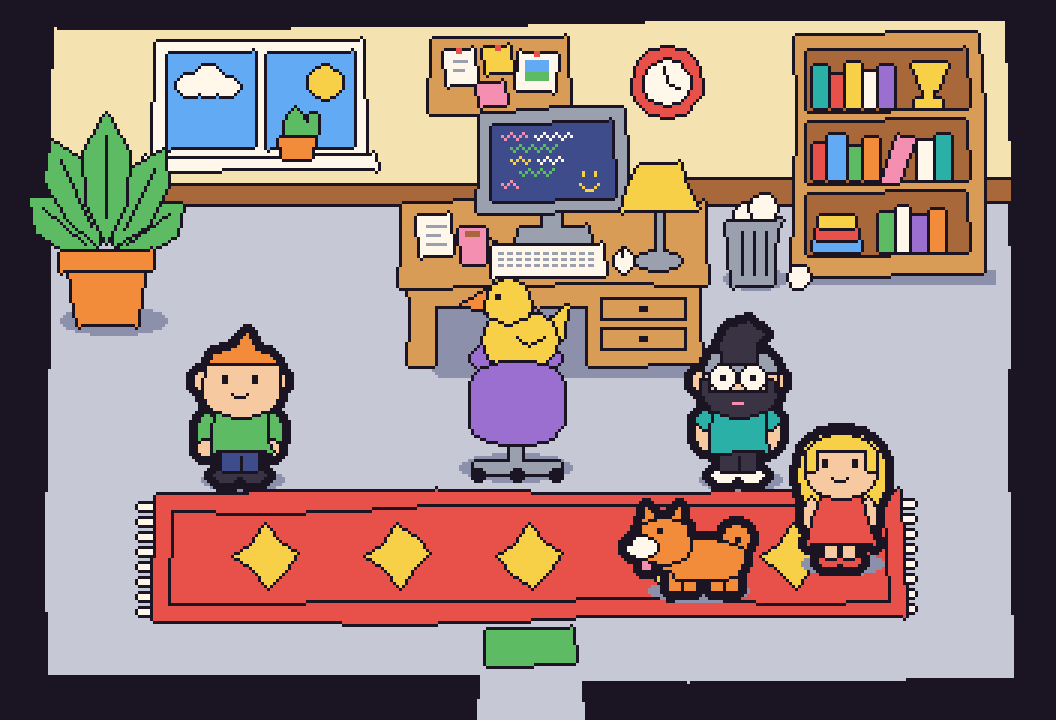
#> input picture art-tests/claude-drawn/directions/d02-naive-flat.png, 1056 x 720 px, given in place of d01-muted-world.png, which was not available
$ python make_sheet.py
#> lines starting #> are read from the running program, lines starting #| are printed output that depends on the picture
# All ten direction stills on one labelled sheet: directions.png, two columns, each still at full size.
# usage (repo root): python3 -I art-tests/claude-drawn/directions/make_sheet.py
import os
from PIL import Image, ImageDraw, ImageFont

HERE = os.path.dirname(os.path.abspath(__file__))
NAMES = ['Muted world, loud clickables', 'Naive flat cartoon', 'Neon flat minimalism', 'One-bit plus one accent',
         'Lamp-lit dusk', 'Lived-in clutter', 'Soft diorama', 'Desktop chrome', 'Portrait-led PC-98', 'Paper cut-out']
W, H, BAR, GAP = 1056, 720, 44, 12
SLUGS = ['muted-world', 'naive-flat', 'neon-flat', 'one-bit', 'lamp-lit-dusk', 'lived-in-clutter', 'soft-diorama', 'desktop-chrome', 'portrait-pc98', 'paper-cutout']
files = [os.path.join(HERE, 'd%02d-%s.png' % (i + 1, s)) for i, s in enumerate(SLUGS)]
sheet = Image.new('RGB', (2 * W + GAP, 5 * (H + BAR + GAP) - GAP), (14, 12, 20))
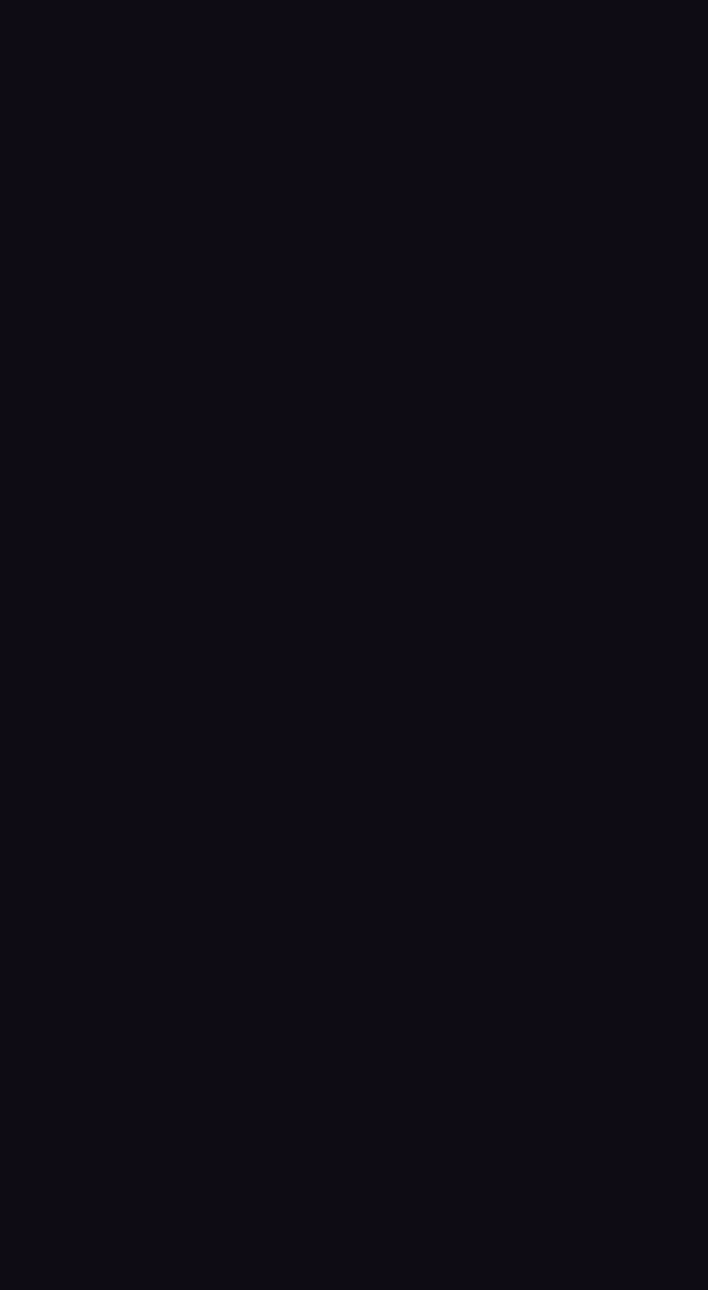
#> sheet: PIL image 2124x3868 RGB (shown at 1/3 size); mean R, G, B 14, 12, 20
font = ImageFont.load_default()
for i, f in enumerate(files):
    im = Image.open(f).convert('RGB')
    assert im.size == (W, H), (f, im.size)
    x, y = i % 2 * (W + GAP), i // 2 * (H + BAR + GAP)
    label = Image.new('RGB', (W // 3, BAR // 3), (14, 12, 20))          # small text, enlarged 3x with hard edges
    ImageDraw.Draw(label).text((3, 2), '%d. %s' % (i + 1, NAMES[i]), fill=(255, 255, 255), font=font)
    sheet.paste(label.resize((W, BAR // 3 * 3), Image.NEAREST), (x, y))
    sheet.paste(im, (x, y + BAR))
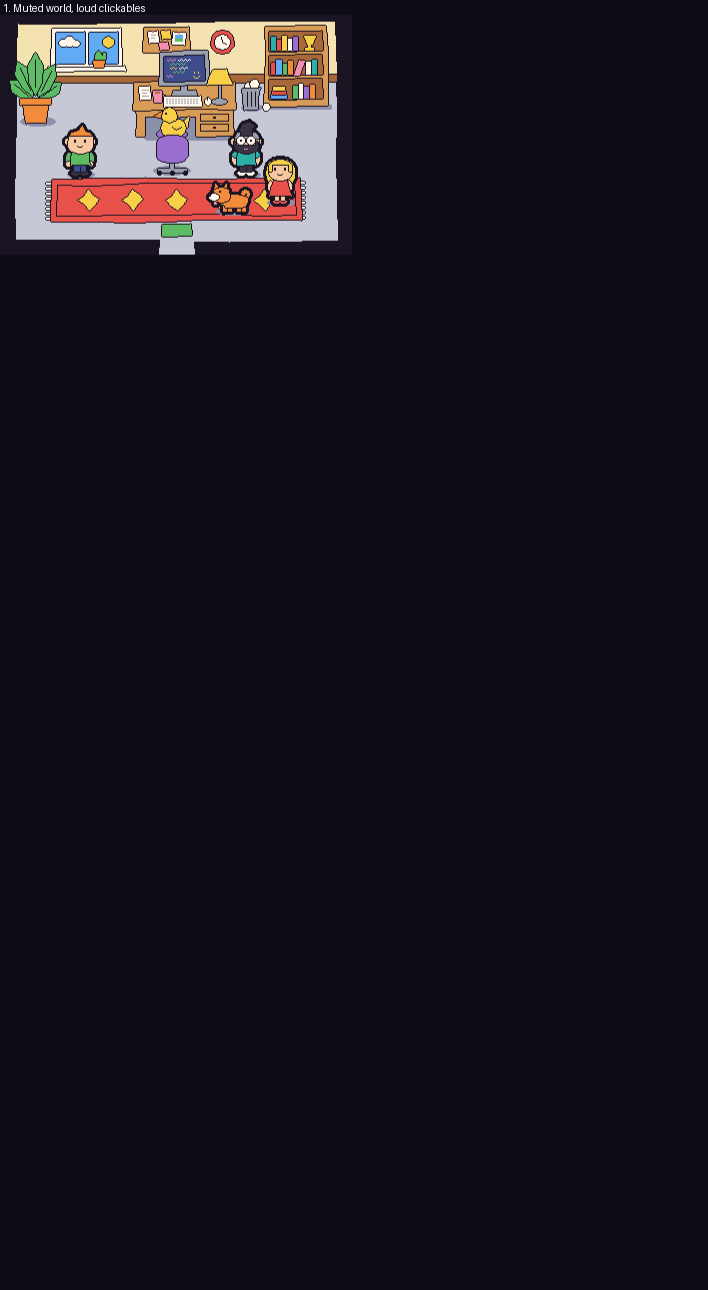
#> sheet: PIL image 2124x3868 RGB (shown at 1/3 size); mean R, G, B 27, 23.2, 30
#> pass 3 of the loop `for i, f in enumerate(files):`:
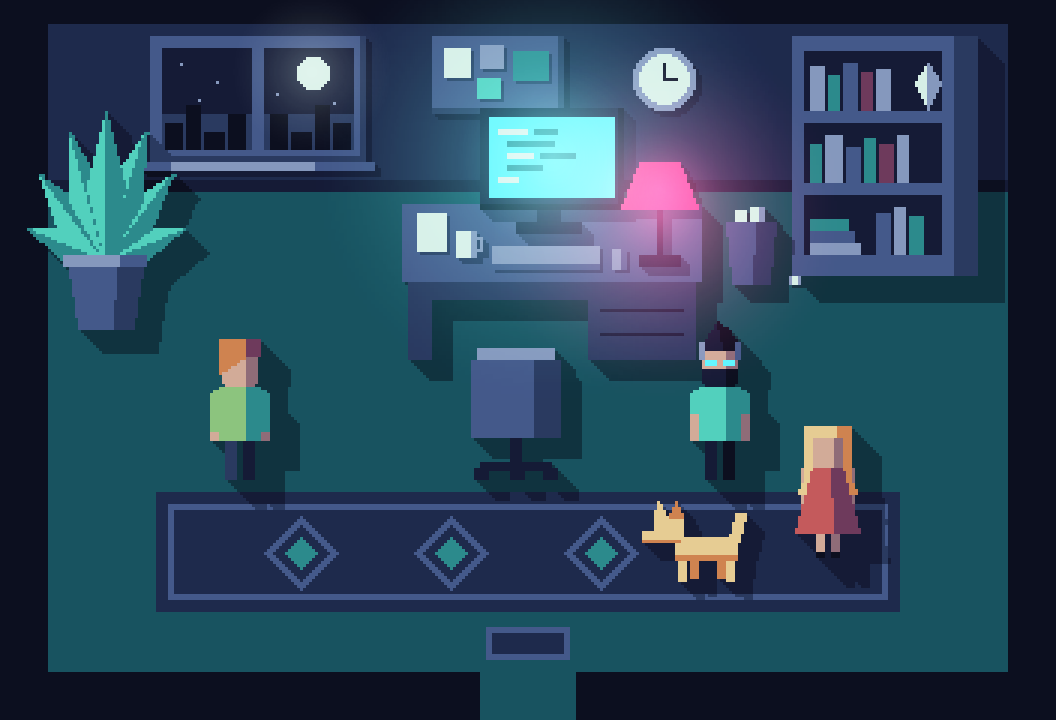
#> input picture art-tests/claude-drawn/directions/d03-neon-flat.png, 1056 x 720 px
#> im is the input picture: PIL image 1056x720 RGB; mean R, G, B 41.6, 70.2, 91.4
#> `sheet.paste(label.resize((W, BAR // 3 * 3), Image.NEAREST), (x, y))`:
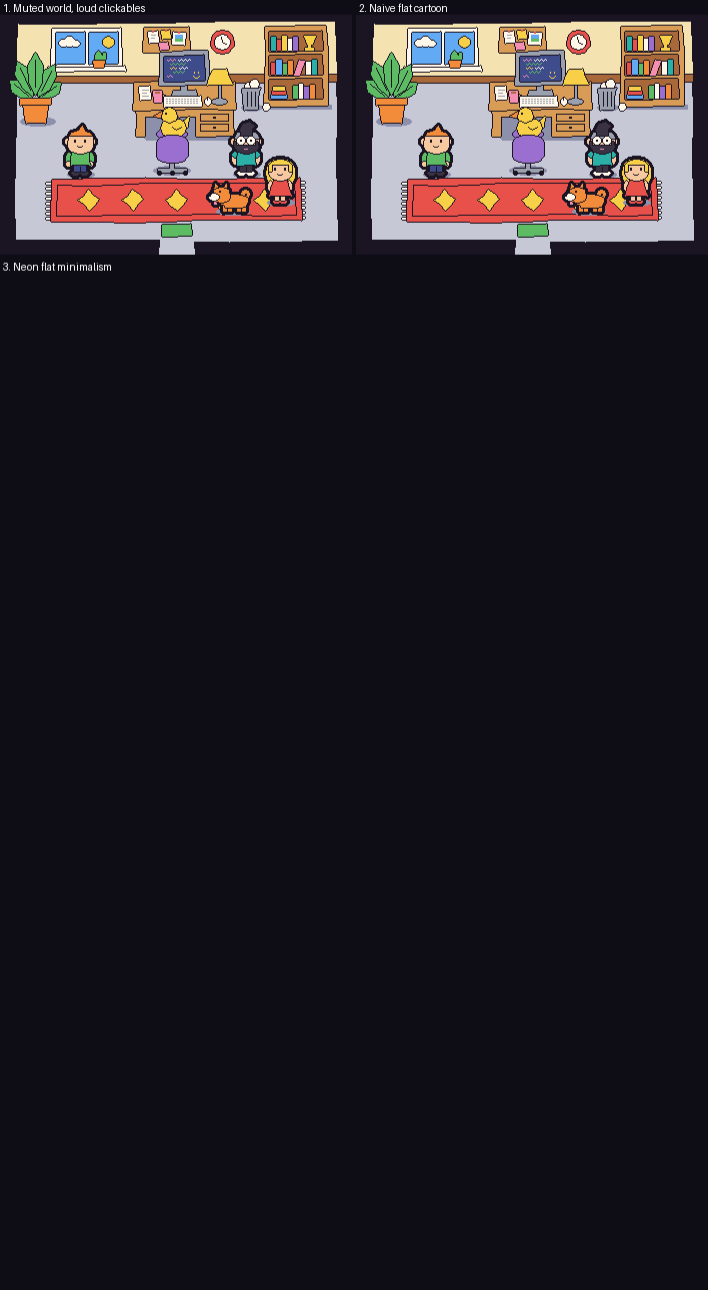
#> sheet: PIL image 2124x3868 RGB (shown at 1/3 size); mean R, G, B 40, 34.5, 40.1
#> `sheet.paste(im, (x, y + BAR))`:
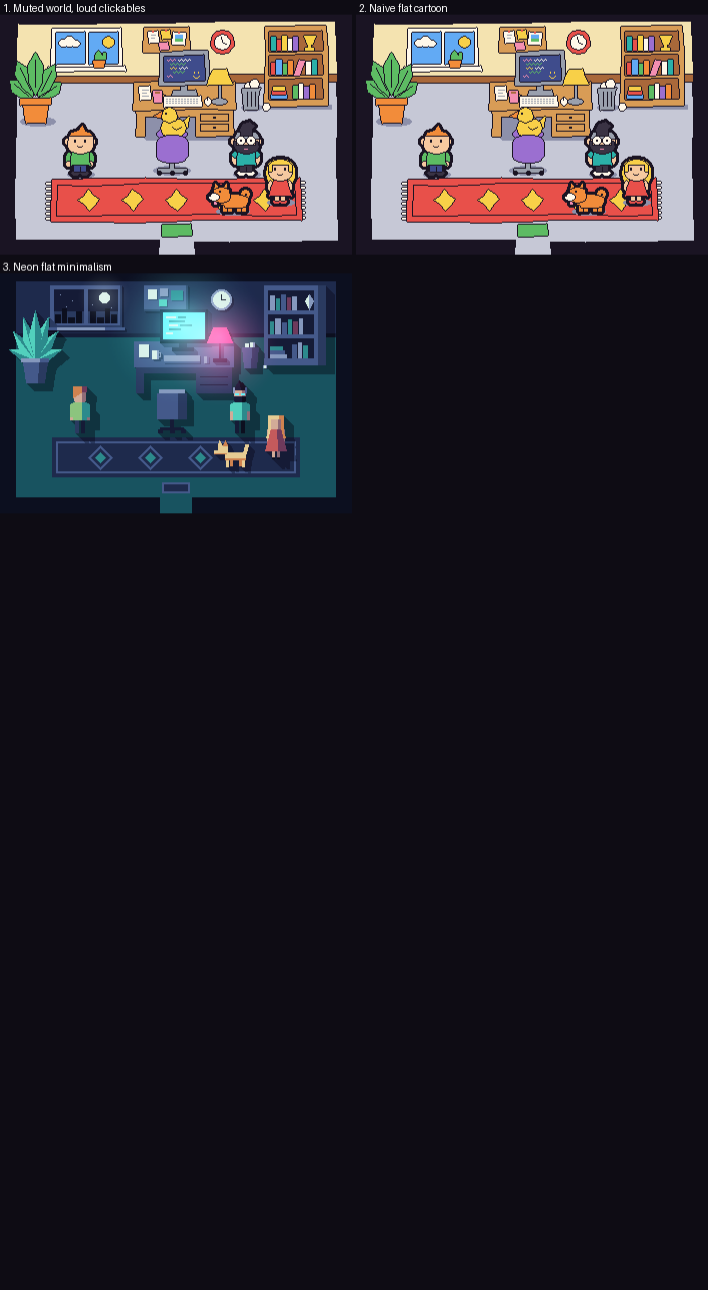
#> sheet: PIL image 2124x3868 RGB (shown at 1/3 size); mean R, G, B 42.6, 39.9, 46.7
#> (the run stopped early here; a loop or call above may not have finished)
